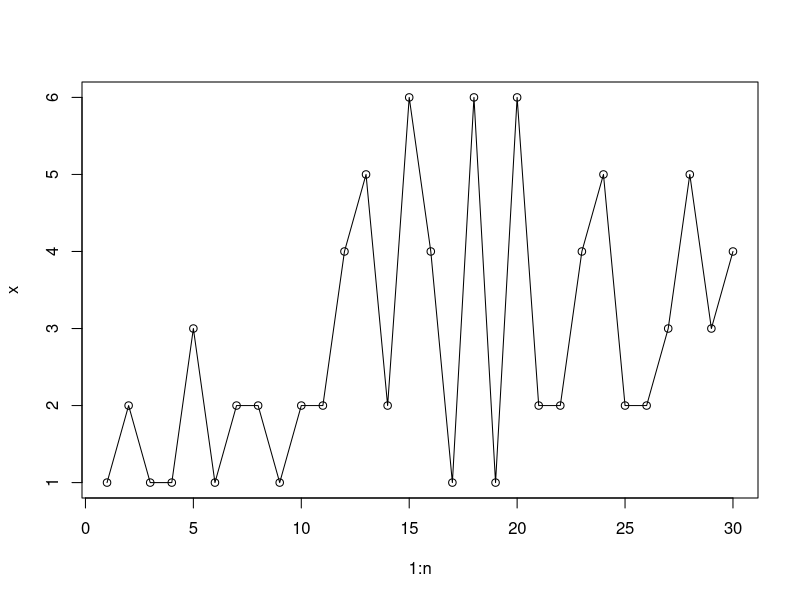
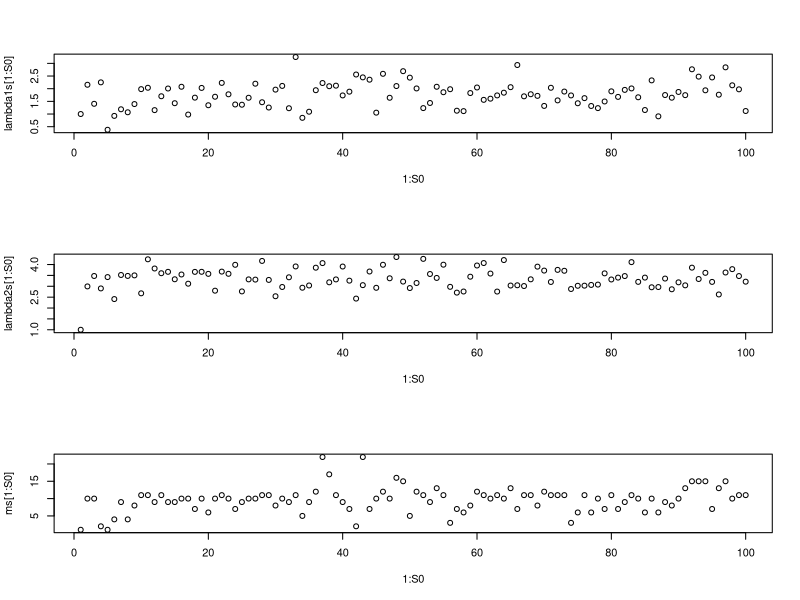
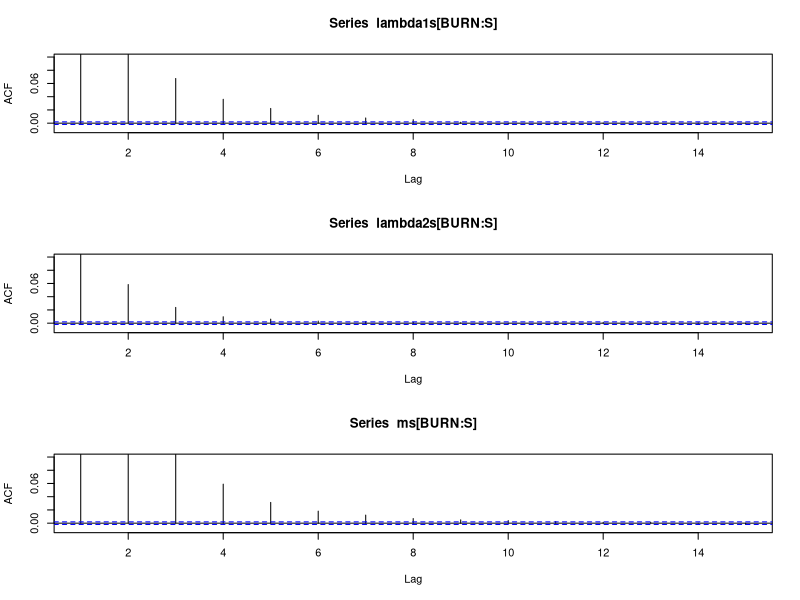
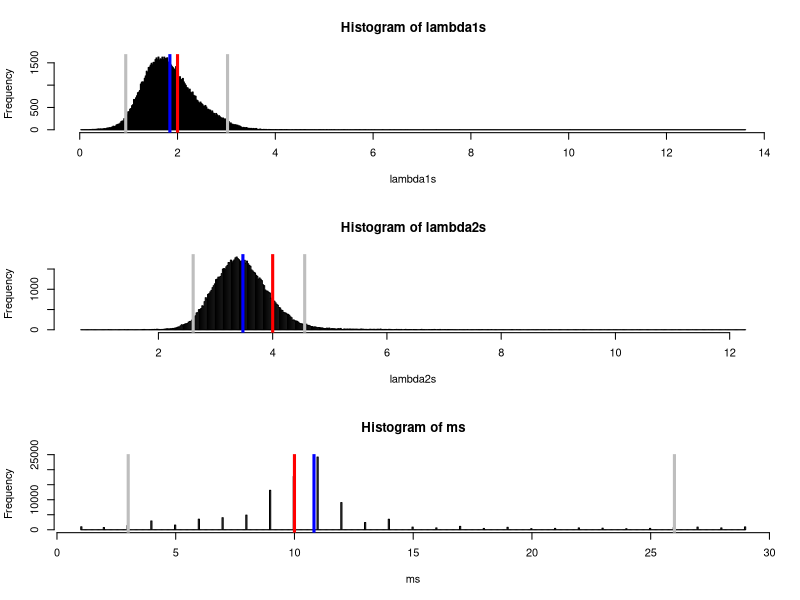

Write the R code that produced these figures, in order.
set.seed(1900)
n = 30

true_lambda_1 = 2
true_lambda_2 = 4
true_m = 10


x = rpois(true_m, true_lambda_1)
x = c(x, rpois(n - true_m, true_lambda_2))

par(mfrow = c(1, 1))
plot(1 : n, x, type = "o")
#plot

## hyperparams
alpha = 1
beta = 0

#chains
S = 1000000
lambda1s = array(NA, S)
lambda2s = array(NA, S)
ms = array(NA, S)
#start positions
lambda1s[1] = 1
lambda2s[1] = 1
ms[1] = 1

for (t in 2 : S){
	m = ms[t - 1]
	lambda1 = rgamma(1, alpha + sum(x[1 : m]), m + beta)
	lambda2 = rgamma(1, alpha + sum(x[(m + 1) : n]), n - m + beta)
	
	#now we need to calculate all the m dist
	ln_p_m = function(m){
		if (m == 0){			
			sum(x[1 : n]) * log(lambda2)
		} else if (m == n){
			(lambda2 - lambda1) * m + sum(x[1 : m]) * log(lambda1)
		} else {
			(lambda2 - lambda1) * m + sum(x[1 : m]) * log(lambda1) + sum(x[(m + 1) : n]) * log(lambda2)
		}			
	}
	ln_m_dist = array(NA, n - 1)
	for (m in 1 : (n - 1)){
		ln_m_dist[m] = ln_p_m(m)
	}
	ln_m_dist	
	ln_m_dist = ln_m_dist - max(ln_m_dist)
	m_dist = exp(ln_m_dist) / sum(exp(ln_m_dist))
	
	
	lambda1s[t] = lambda1
	lambda2s[t] = lambda2
	ms[t] = sample(1 : (n - 1), 1, prob = m_dist)
}



###assess convergence
par(mfrow = c(3, 1))
S0 = 100
plot(1 : S0, lambda1s[1 : S0])
# abline(h = mean(lambda1s[B : S0]), col = "blue")
# abline(h = true_lambda_1, col = "red")
# abline(v = B, col = "grey")

plot(1 : S0, lambda2s[1 : S0])
# abline(h = mean(lambda2s[B : S0]), col = "blue")
# abline(h = true_lambda_2, col = "red")
# abline(v = B, col = "grey")

plot(1 : S0, ms[1 : S0])
# abline(h = mean(ms[B : S0]), col = "blue")
# abline(h = sqrt(true_m), col = "red")
# abline(v = B, col = "grey")
#plot
BURN = 10

##assess autocorrelation

par(mfrow = c(3, 1))
Kmax = 15
corr_max = 0.1
corr_min = -0.01
acf(lambda1s[BURN : S], xlim = c(1, Kmax), ylim = c(corr_min, corr_max), lag.max = Kmax)
acf(lambda2s[BURN : S], xlim = c(1, Kmax), ylim = c(corr_min, corr_max), lag.max = Kmax)
acf(ms[BURN : S], xlim = c(1, Kmax), ylim = c(corr_min, corr_max), lag.max = Kmax)
THIN = 10
#plot

#burn and thin
lambda1s = lambda1s[(BURN + 1) : S]
lambda1s = lambda1s[seq(1, S - (BURN + 1), by = THIN)]
lambda2s = lambda2s[(BURN + 1) : S]
lambda2s = lambda2s[seq(1, S - (BURN + 1), by = THIN)]
ms = ms[(BURN + 1) : S]
ms = ms[seq(1, S - BURN, by = THIN)]


#look at posteriors with post-exp at 95% CI
par(mfrow = c(3, 1))


hist(lambda1s, br = 500)
abline(v = mean(lambda1s), col = "blue", lwd = 3)
abline(v = quantile(lambda1s, 0.025), col = "grey", lwd = 3)
abline(v = quantile(lambda1s, 0.975), col = "grey", lwd = 3)
abline(v = true_lambda_1, col = "red", lwd = 3)

hist(lambda2s, br = 500)
abline(v = mean(lambda2s), col = "blue", lwd = 3)
abline(v = quantile(lambda2s, 0.025), col = "grey", lwd = 3)
abline(v = quantile(lambda2s, 0.975), col = "grey", lwd = 3)
abline(v = true_lambda_2, col = "red", lwd = 3)

hist(ms, br = 500)
abline(v = mean(ms), col = "blue", lwd = 3)
abline(v = quantile(ms, 0.025), col = "grey", lwd = 3)
abline(v = quantile(ms, 0.975), col = "grey", lwd = 3)
abline(v = true_m, col = "red", lwd = 3)
#plot
